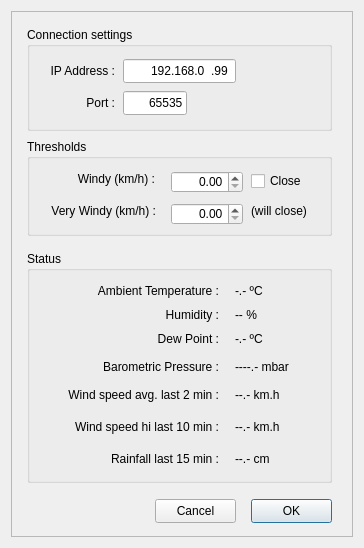
<?xml version="1.0" encoding="UTF-8"?>
<ui version="4.0">
 <class>X2Weather</class>
 <widget class="QDialog" name="X2Weather">
  <property name="geometry">
   <rect>
    <x>0</x>
    <y>0</y>
    <width>364</width>
    <height>548</height>
   </rect>
  </property>
  <property name="sizePolicy">
   <sizepolicy hsizetype="Fixed" vsizetype="Fixed">
    <horstretch>0</horstretch>
    <verstretch>0</verstretch>
   </sizepolicy>
  </property>
  <property name="minimumSize">
   <size>
    <width>364</width>
    <height>548</height>
   </size>
  </property>
  <property name="maximumSize">
   <size>
    <width>364</width>
    <height>548</height>
   </size>
  </property>
  <property name="windowTitle">
   <string>Davis Weatherlink</string>
  </property>
  <layout class="QHBoxLayout" name="horizontalLayout_12">
   <item>
    <widget class="X2Form" name="X2Form">
     <property name="minimumSize">
      <size>
       <width>0</width>
       <height>0</height>
      </size>
     </property>
     <property name="maximumSize">
      <size>
       <width>99999</width>
       <height>99999</height>
      </size>
     </property>
     <property name="sizeIncrement">
      <size>
       <width>1</width>
       <height>1</height>
      </size>
     </property>
     <property name="frameShape">
      <enum>QFrame::StyledPanel</enum>
     </property>
     <property name="frameShadow">
      <enum>QFrame::Raised</enum>
     </property>
     <widget class="QPushButton" name="pushButtonCancel">
      <property name="geometry">
       <rect>
        <x>144</x>
        <y>488</y>
        <width>81</width>
        <height>24</height>
       </rect>
      </property>
      <property name="text">
       <string>Cancel</string>
      </property>
     </widget>
     <widget class="QPushButton" name="pushButtonOK">
      <property name="enabled">
       <bool>true</bool>
      </property>
      <property name="geometry">
       <rect>
        <x>240</x>
        <y>488</y>
        <width>81</width>
        <height>24</height>
       </rect>
      </property>
      <property name="text">
       <string>OK</string>
      </property>
      <property name="default">
       <bool>true</bool>
      </property>
     </widget>
     <widget class="QGroupBox" name="groupBox_5">
      <property name="geometry">
       <rect>
        <x>16</x>
        <y>240</y>
        <width>305</width>
        <height>232</height>
       </rect>
      </property>
      <property name="title">
       <string>Status</string>
      </property>
      <widget class="QLabel" name="label_15">
       <property name="geometry">
        <rect>
         <x>48</x>
         <y>32</y>
         <width>144</width>
         <height>16</height>
        </rect>
       </property>
       <property name="text">
        <string>Ambient Temperature :</string>
       </property>
       <property name="alignment">
        <set>Qt::AlignRight|Qt::AlignTrailing|Qt::AlignVCenter</set>
       </property>
      </widget>
      <widget class="QLabel" name="label_16">
       <property name="geometry">
        <rect>
         <x>104</x>
         <y>56</y>
         <width>88</width>
         <height>16</height>
        </rect>
       </property>
       <property name="text">
        <string>Humidity :</string>
       </property>
       <property name="alignment">
        <set>Qt::AlignRight|Qt::AlignTrailing|Qt::AlignVCenter</set>
       </property>
      </widget>
      <widget class="QLabel" name="label_17">
       <property name="geometry">
        <rect>
         <x>104</x>
         <y>80</y>
         <width>88</width>
         <height>16</height>
        </rect>
       </property>
       <property name="text">
        <string>Dew Point :</string>
       </property>
       <property name="alignment">
        <set>Qt::AlignRight|Qt::AlignTrailing|Qt::AlignVCenter</set>
       </property>
      </widget>
      <widget class="QLabel" name="temperature">
       <property name="geometry">
        <rect>
         <x>208</x>
         <y>32</y>
         <width>64</width>
         <height>16</height>
        </rect>
       </property>
       <property name="text">
        <string>-.- ºC</string>
       </property>
       <property name="alignment">
        <set>Qt::AlignLeading|Qt::AlignLeft|Qt::AlignVCenter</set>
       </property>
      </widget>
      <widget class="QLabel" name="humidity">
       <property name="geometry">
        <rect>
         <x>208</x>
         <y>56</y>
         <width>64</width>
         <height>16</height>
        </rect>
       </property>
       <property name="text">
        <string>-- %</string>
       </property>
       <property name="alignment">
        <set>Qt::AlignLeading|Qt::AlignLeft|Qt::AlignVCenter</set>
       </property>
      </widget>
      <widget class="QLabel" name="dewPoint">
       <property name="geometry">
        <rect>
         <x>208</x>
         <y>80</y>
         <width>64</width>
         <height>16</height>
        </rect>
       </property>
       <property name="text">
        <string>-.- ºC</string>
       </property>
       <property name="alignment">
        <set>Qt::AlignLeading|Qt::AlignLeft|Qt::AlignVCenter</set>
       </property>
      </widget>
      <widget class="QLabel" name="label_23">
       <property name="geometry">
        <rect>
         <x>48</x>
         <y>104</y>
         <width>144</width>
         <height>24</height>
        </rect>
       </property>
       <property name="text">
        <string>Barometric Pressure :</string>
       </property>
       <property name="alignment">
        <set>Qt::AlignRight|Qt::AlignTrailing|Qt::AlignVCenter</set>
       </property>
      </widget>
      <widget class="QLabel" name="pressure">
       <property name="geometry">
        <rect>
         <x>208</x>
         <y>104</y>
         <width>80</width>
         <height>24</height>
        </rect>
       </property>
       <property name="text">
        <string>----.- mbar</string>
       </property>
       <property name="alignment">
        <set>Qt::AlignLeading|Qt::AlignLeft|Qt::AlignVCenter</set>
       </property>
      </widget>
      <widget class="QLabel" name="label_2">
       <property name="geometry">
        <rect>
         <x>8</x>
         <y>136</y>
         <width>184</width>
         <height>16</height>
        </rect>
       </property>
       <property name="text">
        <string>Wind speed avg. last 2 min :</string>
       </property>
       <property name="alignment">
        <set>Qt::AlignRight|Qt::AlignTrailing|Qt::AlignVCenter</set>
       </property>
      </widget>
      <widget class="QLabel" name="windSpeed">
       <property name="geometry">
        <rect>
         <x>208</x>
         <y>136</y>
         <width>80</width>
         <height>16</height>
        </rect>
       </property>
       <property name="text">
        <string>--.- km.h</string>
       </property>
       <property name="alignment">
        <set>Qt::AlignLeading|Qt::AlignLeft|Qt::AlignVCenter</set>
       </property>
      </widget>
      <widget class="QLabel" name="label_4">
       <property name="geometry">
        <rect>
         <x>16</x>
         <y>168</y>
         <width>176</width>
         <height>16</height>
        </rect>
       </property>
       <property name="text">
        <string>Wind speed hi last 10 min :</string>
       </property>
       <property name="alignment">
        <set>Qt::AlignRight|Qt::AlignTrailing|Qt::AlignVCenter</set>
       </property>
      </widget>
      <widget class="QLabel" name="windSpeed10min">
       <property name="geometry">
        <rect>
         <x>208</x>
         <y>168</y>
         <width>80</width>
         <height>16</height>
        </rect>
       </property>
       <property name="text">
        <string>--.- km.h</string>
       </property>
       <property name="alignment">
        <set>Qt::AlignLeading|Qt::AlignLeft|Qt::AlignVCenter</set>
       </property>
      </widget>
      <widget class="QLabel" name="label_5">
       <property name="geometry">
        <rect>
         <x>16</x>
         <y>200</y>
         <width>176</width>
         <height>16</height>
        </rect>
       </property>
       <property name="text">
        <string>Rainfall last 15 min :</string>
       </property>
       <property name="alignment">
        <set>Qt::AlignRight|Qt::AlignTrailing|Qt::AlignVCenter</set>
       </property>
      </widget>
      <widget class="QLabel" name="rainfallLast15Min">
       <property name="geometry">
        <rect>
         <x>208</x>
         <y>200</y>
         <width>80</width>
         <height>16</height>
        </rect>
       </property>
       <property name="text">
        <string>--.- cm</string>
       </property>
       <property name="alignment">
        <set>Qt::AlignLeading|Qt::AlignLeft|Qt::AlignVCenter</set>
       </property>
      </widget>
     </widget>
     <widget class="QGroupBox" name="groupBox">
      <property name="geometry">
       <rect>
        <x>16</x>
        <y>16</y>
        <width>305</width>
        <height>104</height>
       </rect>
      </property>
      <property name="title">
       <string>Connection settings</string>
      </property>
      <widget class="QLineEdit" name="tcpPort">
       <property name="geometry">
        <rect>
         <x>96</x>
         <y>64</y>
         <width>64</width>
         <height>24</height>
        </rect>
       </property>
       <property name="inputMask">
        <string>00000</string>
       </property>
       <property name="text">
        <string>65535</string>
       </property>
       <property name="alignment">
        <set>Qt::AlignRight|Qt::AlignTrailing|Qt::AlignVCenter</set>
       </property>
      </widget>
      <widget class="QLabel" name="label">
       <property name="geometry">
        <rect>
         <x>0</x>
         <y>64</y>
         <width>88</width>
         <height>24</height>
        </rect>
       </property>
       <property name="text">
        <string>Port :</string>
       </property>
       <property name="alignment">
        <set>Qt::AlignRight|Qt::AlignTrailing|Qt::AlignVCenter</set>
       </property>
      </widget>
      <widget class="QLabel" name="label_6">
       <property name="geometry">
        <rect>
         <x>8</x>
         <y>32</y>
         <width>80</width>
         <height>24</height>
        </rect>
       </property>
       <property name="text">
        <string>IP Address :</string>
       </property>
       <property name="alignment">
        <set>Qt::AlignRight|Qt::AlignTrailing|Qt::AlignVCenter</set>
       </property>
      </widget>
      <widget class="QLineEdit" name="IPAddress">
       <property name="geometry">
        <rect>
         <x>96</x>
         <y>32</y>
         <width>113</width>
         <height>24</height>
        </rect>
       </property>
       <property name="inputMask">
        <string>000.000.000.000</string>
       </property>
       <property name="text">
        <string>192.168.0.99</string>
       </property>
       <property name="alignment">
        <set>Qt::AlignRight|Qt::AlignTrailing|Qt::AlignVCenter</set>
       </property>
      </widget>
     </widget>
     <widget class="QGroupBox" name="groupBox_2">
      <property name="geometry">
       <rect>
        <x>16</x>
        <y>128</y>
        <width>305</width>
        <height>97</height>
       </rect>
      </property>
      <property name="title">
       <string>Thresholds</string>
      </property>
      <widget class="QLabel" name="label_3">
       <property name="geometry">
        <rect>
         <x>32</x>
         <y>32</y>
         <width>96</width>
         <height>16</height>
        </rect>
       </property>
       <property name="text">
        <string>Windy (km/h) :</string>
       </property>
       <property name="alignment">
        <set>Qt::AlignRight|Qt::AlignTrailing|Qt::AlignVCenter</set>
       </property>
      </widget>
      <widget class="QLabel" name="label_7">
       <property name="geometry">
        <rect>
         <x>0</x>
         <y>64</y>
         <width>129</width>
         <height>16</height>
        </rect>
       </property>
       <property name="text">
        <string>Very Windy (km/h) :</string>
       </property>
       <property name="alignment">
        <set>Qt::AlignRight|Qt::AlignTrailing|Qt::AlignVCenter</set>
       </property>
      </widget>
      <widget class="QCheckBox" name="checkBox">
       <property name="geometry">
        <rect>
         <x>224</x>
         <y>32</y>
         <width>80</width>
         <height>20</height>
        </rect>
       </property>
       <property name="text">
        <string>Close</string>
       </property>
      </widget>
      <widget class="QLabel" name="label_8">
       <property name="geometry">
        <rect>
         <x>224</x>
         <y>64</y>
         <width>72</width>
         <height>16</height>
        </rect>
       </property>
       <property name="text">
        <string>(will close)</string>
       </property>
      </widget>
      <widget class="QDoubleSpinBox" name="WindyThreshold">
       <property name="geometry">
        <rect>
         <x>144</x>
         <y>32</y>
         <width>72</width>
         <height>22</height>
        </rect>
       </property>
       <property name="alignment">
        <set>Qt::AlignRight|Qt::AlignTrailing|Qt::AlignVCenter</set>
       </property>
       <property name="maximum">
        <double>1000.000000000000000</double>
       </property>
      </widget>
      <widget class="QDoubleSpinBox" name="VeryWindyThreshold">
       <property name="geometry">
        <rect>
         <x>144</x>
         <y>64</y>
         <width>72</width>
         <height>22</height>
        </rect>
       </property>
       <property name="alignment">
        <set>Qt::AlignRight|Qt::AlignTrailing|Qt::AlignVCenter</set>
       </property>
       <property name="maximum">
        <double>1000.000000000000000</double>
       </property>
      </widget>
     </widget>
    </widget>
   </item>
  </layout>
 </widget>
 <customwidgets>
  <customwidget>
   <class>X2Form</class>
   <extends>QFrame</extends>
   <header>x2form.h</header>
   <container>1</container>
  </customwidget>
 </customwidgets>
 <resources/>
 <connections/>
</ui>
